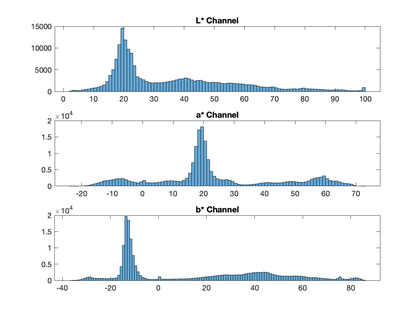
%> input picture Assignment 2/src/1.experiments_with_color_spaces/peppers_histograms.png, 420 x 315 px, shrunk from 1167 x 875 before the run
$ octave --eval "script4('peppers_histograms.png');"   (GNU Octave 9; MATLAB toolbox functions it lacks are replaced by stand-ins)
%> lines starting %> are read from the running program, lines starting %| are printed output that depends on the picture
function [] = script4 (filepath)
%> called with filepath = 'peppers_histograms.png'
    % Check if working directory (to save file) exist
    % Check if the directory exists, if not, create it
    specificDir = '../outputFiles/1.experiments_with_color_spaces/ex4/';
    if ~exist(specificDir, 'dir')
        mkdir(specificDir);
    end

    % Load an image
    img = imread(filepath);
%> img is the input picture: size 315x420x3 uint8; mean R, G, B 243.2, 245.8, 247.5

    % Extract the name of the file
    [~, filename, ~] = fileparts(filepath);

    % Convert the image to L*a*b color space
    cform = makecform('srgb2lab');
    lab_img = applycform(im2double(img), cform);
%> lab_img: size 315x420x3 double; mean of channels 1, 2, 3 96.5, -0.5, -1.2

    % RGB Histograms provide information about the distribution of red, green, and blue primary colors in an image.
    % They are useful for understanding the brightness and contrast in terms of primary colors.
    figure('Name','RGB Histograms');
    for i = 1:3
        subplot(3,1,i);
        histogram(img(:,:,i), 'BinWidth', 1);
        xlim([0 255]);
        title(['RGB Channel ', num2str(i)]);
    end
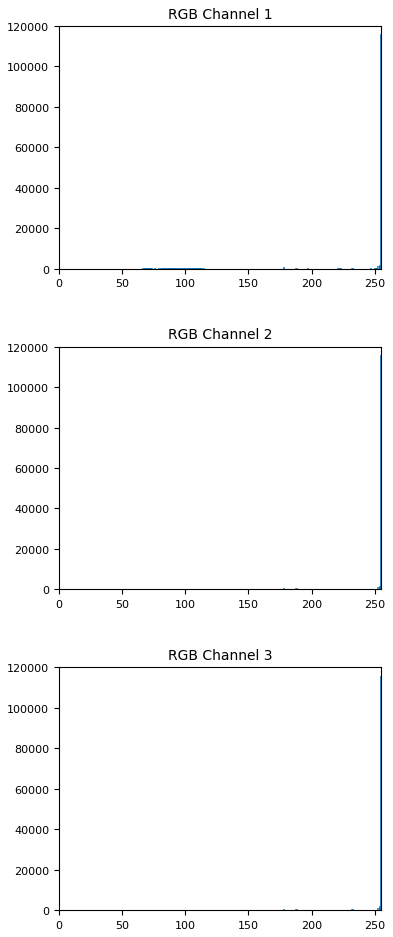
%> figure redrawn from the program's plot data, 3 panels; panel 1: tallest bar 116105 high, from x = 254 to 255; panel 2: tallest bar 115898 high, from x = 254 to 255; panel 3: tallest bar 115732 high, from x = 254 to 255

    % Lab Histograms provide a different type of information.
    % The L* channel shows the luminance or brightness levels, where higher values represent brighter pixels.
    % The a* and b* channels represent color opponents, where a* ranges from green to red and b* ranges from blue to yellow.
    % These histograms are useful for understanding the color distribution and luminance in a more perceptually uniform space compared to RGB.
    figure('Name','L*a*b Histograms');

    % L Channel
    subplot(3,1,1);
    histogram(lab_img(:,:,1), 'BinWidth', 1);
    title('L* Channel');

    % a* Channel
    subplot(3,1,2);
    histogram(lab_img(:,:,2), 'BinWidth', 1);
    title('a* Channel');

    % b* Channel
    subplot(3,1,3);
    histogram(lab_img(:,:,3), 'BinWidth', 1);
    title('b* Channel');
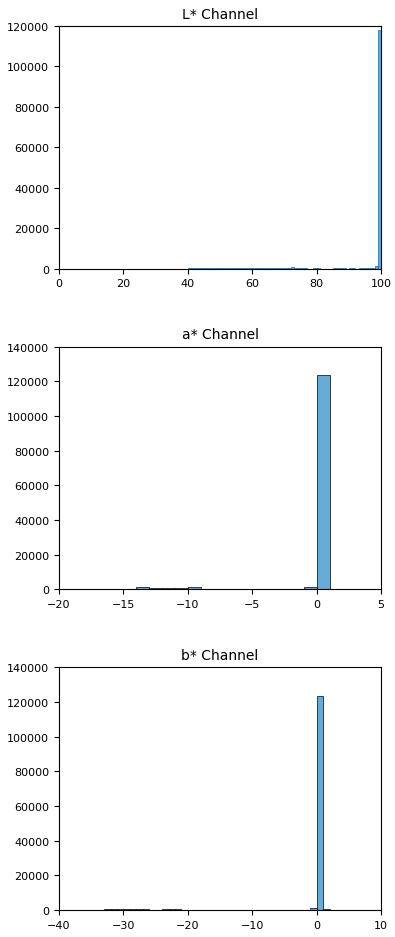
%> figure redrawn from the program's plot data, 3 panels; panel 1: tallest bar 117802 high, from x = 99 to 100; panel 2: tallest bar 123743 high, from x = 0 to 1; panel 3: tallest bar 123433 high, from x = 0 to 1

    % Save the figure to a file
    fullname = [filename '_histograms.png'];
    saveas(gcf, [specificDir fullname]); % Saves the figure as a PNG file
end
